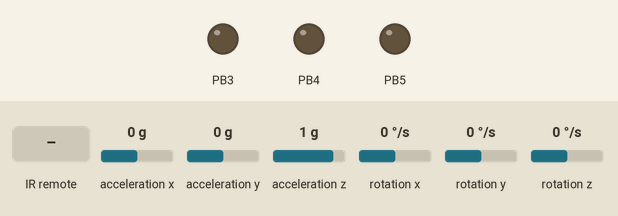
Simulated run of this sketch. Board: ATtiny85, built with avr-gcc and run on an emulated ATtiny85. Parts: output pins drawn as LEDs (lit = HIGH). Wiring (inferred from the names in the program): MPU-6050 motion sensor at I2C address 0x68. Inputs (shaded band) come from the test bench; at power-on: rotation z 0 °/s, acceleration x 0 g, acceleration y 0 g, acceleration z 1 g, rotation x 0 °/s, rotation y 0 °/s. Pins used as bus, display or sensor lines are not drawn.

Above: at 4.7 s.
4.8 s: infrared code 0x511DBB received
At 5.6 s:
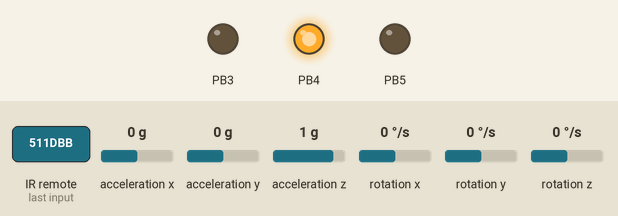
6.5 s: rotation z set to 192 °/s
9.5 s: rotation z set to -192 °/s
Timing chart, 0 to 12.5 s (numbered marks = the images above; inputs shaded):
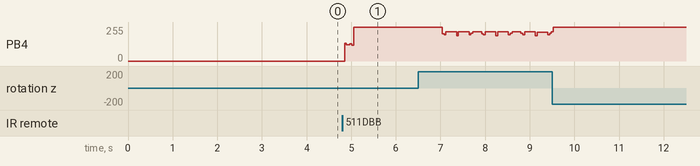

Measured:
- after the input at 4.8 s, PB4: 0/255 → 123/255 after 0.05 s, → 255/255 0.12 s later

The sketch:

listing_15_1.ino
```cpp
//Подключение библиотеки I2C шины.
#include <Wire.h>
//Подключение библиотеки удаленного управления.
#include "IRremote.h"
//Побключение библиотеки управления моторами.
#include "motor.h"
//Подключение библиотеки управления гироскопом.
#include "gyro_acsel.h"
// Порт для IR-приемника.
int RECV_PIN = 7;
// Создание IR-приемника.
IRrecv irrecv(RECV_PIN);
//Переменная для результатов IR-приемника.
decode_results results;
int diod_pin = 6;
//========================================
void setup()
{
  //запуск гироскопа.
  giroscop_setup();
  // Переменные – номера контактов (пинов) Arduino.
  // Для левых и правых моторов машинки.
  setup_motor_system(2, 3, 4, 5);
  _stop(); //Двигатели остановлены.
  // Запуск IR-приемника.
  //Расчет компенсации утечки нуля гироскопа.
  Calc_CompensatorZ(3000);
  //переводим пин светодиода в режим вывода.
  pinMode(diod_pin, OUTPUT);
  //Serial.begin(9600);
  digitalWrite(diod_pin, 1);
  delay(500);
  digitalWrite(diod_pin, 0);
  irrecv.enableIRIn();
}
// Основная программа.
void loop()
{
  bool start = false;
  while (!start)
  {
    if (irrecv.decode(&results))
    {
      //Если нажата кнопка "вперед" - стартуем
      if (results.value == 0x511DBB)
      {
        start = true;
        digitalWrite(diod_pin, 1);
      }
      irrecv.resume();
    }
  }
  //Выход на нужный радиус.
  // Время указано в микросекундах
  // и его нужно настроить экспериментально.
  forward_t(200000);
  // Поворот влево в движении
  // на 90 градусов.
  Angle_motion(90);

  while (start)
  {
    //Едет прямо  1000 микросекунд.
    forward_t(1000);
    //Поворачивает на 5 градусов
    Angle_motion(5);
    if (irrecv.decode(&results))
    {
      //Если нажата кнопка "стоп" - останавливаемся
      if (results.value == 0xD7E84B1B)
      {
        start = false;
        digitalWrite(diod_pin, 0);
      }
      irrecv.resume();
    }
  }
}
```

gyro_acsel.h
```cpp
// Библиотека для работы с протоколом I2C (порты A5/SCL и A4/SDA)
//#include <Wire.h>
//Коррекция склонения для акселерометра по Y
#define ACYSUMCORRECTION -0.95
//Коррекция склонения для акселерометра по X
#define ACXSUMCORRECTION -2.17

int PROG;
// упрощеный I2C адрес нашего гироскопа/акселерометра MPU-6050.
const int MPU_addr = 0x68;
// переменные для хранения данных возвращаемых прибором.
int16_t AcX, AcY, AcZ, Tmp, GyX, GyY, GyZ;
float AcYsum, AcXsum, GyXsum;
// Угол поворота вокруг оси Z.
float Ang_;
// Ускорения по осям  - для анализа наклона
float AcZtec, AcYtec, AcXtec;
float CompensatorZ, CompensatorX,CompensatorY,  CompensatorAcX;
unsigned long timer;
/////////////////////////////////////////////////////////////////////////
//// Считывание данных с mpu6050
/////////////////////////////////////////////////////////////////////////
void Data_mpu6050()
{
  Wire.beginTransmission(MPU_addr);
  Wire.write(0x3B);  //Готовим для чтения регистры  с адреса 0x3B.
  Wire.endTransmission(false);
  // Запрос 14 регистров.
  Wire.requestFrom(MPU_addr, 14, true);
  // 0x3B (ACCEL_XOUT_H) & 0x3C (ACCEL_XOUT_L)
  AcX = Wire.read() << 8 | Wire.read();
  // 0x3D (ACCEL_YOUT_H) & 0x3E (ACCEL_YOUT_L)
  AcY = Wire.read() << 8 | Wire.read();
  // 0x3F (ACCEL_ZOUT_H) & 0x40 (ACCEL_ZOUT_L)
  AcZ = Wire.read() << 8 | Wire.read();
  // 0x41 (TEMP_OUT_H) & 0x42 (TEMP_OUT_L)
  Tmp = Wire.read() << 8 | Wire.read();
  // 0x43 (GYRO_XOUT_H) & 0x44 (GYRO_XOUT_L)
  GyX = Wire.read() << 8 | Wire.read();
  // 0x45 (GYRO_YOUT_H) & 0x46 (GYRO_YOUT_L)
  GyY = Wire.read() << 8 | Wire.read();
  // 0x47 (GYRO_ZOUT_H) & 0x48 (GYRO_ZOUT_L)
  GyZ = Wire.read() << 8 | Wire.read();
}
/////////////////////////////////////////////////////////////////////////
/// Запуск гироскопа
/////////////////////////////////////////////////////////////////////////
void giroscop_setup()
{
  Wire.begin();
  Wire.beginTransmission(MPU_addr);
  Wire.write(0x6B);  // Производим запись в регистр энергосбережения MPU-6050
  Wire.write(0);     // устанавливем его в ноль
  Wire.endTransmission(true);
}
////////////////////////////////////////////////////////////
// задержка, но с расчетом изменения Z угла.
/////////////////////////////////////////////////////////////
void time_gyro(float mill_sec)
{
  unsigned long ms = mill_sec;
  unsigned long timer2;
  float m_t_d131;
  // unsigned long endtime = micros() + long(ms * 1000.0);
  unsigned long endtime = timer + long(ms * 1000.0);
  do {
    Data_mpu6050();
    timer2 = timer;
    timer = micros();
    m_t_d131 = (float)(timer - timer2) / 131000000.0;
    Ang_ = Ang_ + ((float)(GyZ) - CompensatorZ) * m_t_d131;
    AcYsum = (atan2(AcY, AcZ)) * RAD_TO_DEG+ACYSUMCORRECTION; //balancing_zerro;
    // Измерение наклона по Х.
    // Использование Комплементарного фильтра,
    // alfa - коэффициент фильтра.
    float alfa = 0.005;
    AcXtec = (1.0 - alfa) * (AcXtec + ((float)GyX - CompensatorX)* m_t_d131) + alfa * AcYsum;
    AcXsum = - (atan2(AcX, AcZ)) * RAD_TO_DEG+ACXSUMCORRECTION;//+balancing_zerro;
    // Измерение наклона по Y.
    // Использование Комплементарного фильтра,
    // alfa - коэффициент фильтра.
    AcYtec = (1.0 - alfa) * (AcYtec + ((float)GyY - CompensatorY) * m_t_d131) + alfa * AcXsum;
    } while (endtime > timer);
}
/////////////////////////////////////////////////////////////////////////
// Компенсация нуля гироскопа
void Calc_CompensatorZ(float mill_sec)
{
  long ms = mill_sec;
  float i = 0;
  CompensatorZ = 0;
    CompensatorX = 0;
    CompensatorY = 0;
  timer = micros();
  unsigned long endtime = micros() + long(ms * 1000.0);
  while (endtime > timer) {
    CompensatorZ += (float)(GyZ);
    CompensatorX += (float)(GyX);
    CompensatorY += (float)(GyY);
    timer = micros();
    Data_mpu6050();
    delayMicroseconds(100);
    i++;
  }
  CompensatorZ /= i;
  CompensatorX /= i;
  CompensatorY /= i;
}
/////////////////////////////////////////////////////////////////////////
// Ехать вперед заданное время. ////////
/////////////////////////////////////////////////////////////////////////
void forward_t( long microsec)
{
  bool flag = false;
  microsec = microsec + micros();
  long microsec_begin_tormog = microsec;
  float Ang_2 = Ang_;
  do {
    if (Ang_ < (-1.0 + Ang_2)) {
      forward_left(); time_gyro(0.5);
    }
    else if (Ang_ > (1.0 + Ang_2)) {
      forward_right(); time_gyro(0.5);
    }
    else {
      forward(); time_gyro(0.5); _stop(); time_gyro(0.8);
    }
  } while (microsec > micros());
  _stop();
  time_gyro(0.5);
}
/////////////////////////////////////////////////////////////////////////
// Ехать назад заданное время. ////////
/////////////////////////////////////////////////////////////////////////
void backward_t(unsigned long microsec)
{
  bool flag = false;
  microsec = microsec + micros();
  long microsec_begin_tormog = microsec;
  float Ang_2 = Ang_;
  do {
    if (Ang_ < (-1.0 + Ang_2)) {
      backward_right(); time_gyro(0.5);
    }
    else if (Ang_ > (1.0 + Ang_2)) {
      backward_left(); time_gyro(0.5);
    }
    else {
      backward(); time_gyro(0.5);
    }
  } while (microsec > micros());
  _stop();
  time_gyro(0.5);
}
/////////////////////////////////////////////////////////////////////////
// Поворот на заданный угол. ////////
/////////////////////////////////////////////////////////////////////////
void Angle(float ang)
{
  bool flag = false;
  float Ang_2 = Ang_;
  //возможно стоит уменьшить скорость, если угол маленький.
  if (ang == 0) return;
  if (ang < 0)
  {
    do {
      right(); time_gyro(0.5); _stop(); time_gyro(0.5);
    } while (Ang_ > (ang + Ang_2));
  }
  else
  {
    do {
      left(); time_gyro(0.5); _stop(); time_gyro(0.5);
    } while (Ang_ < (ang + Ang_2));
  }
  _stop();
  Ang_2 = Ang_ - (ang + Ang_2);
  if (abs(Ang_2) > 1.0)
    Angle(-Ang_2);
}

/////////////////////////////////////////////////////////////////////////
// Поворот на заданный угол при движении вперед. ////////
/////////////////////////////////////////////////////////////////////////
void Angle_motion(float ang)
{
  bool flag = false;
  float Ang_2 = Ang_;
  //возможно стоит уменьшить скорость, если угол маленький.
  if (ang == 0) return;
  if (ang < 0)
  {
    do {
      forward_right(); time_gyro(0.5); //_stop(); time_gyro(0.5);
    } while (Ang_ > (ang + Ang_2));
  }
  else
  {
    do {
      forward_left(); time_gyro(0.5); //_stop(); time_gyro(0.5);
    } while (Ang_ < (ang + Ang_2));
  }
  _stop();
}
/////////////////////////////////////////////////////////////////////////
//Держать угол определенное время
/////////////////////////////////////////////////////////////////////////
void Angle_t( long microsec)
{
  //time_razgon
  bool flag = false;
  microsec = microsec + micros();
  long microsec_begin_tormog = microsec ;
  float Ang_t = Ang_;
  _stop();
  do {
    if (Ang_ < (Ang_t - 1.0))   {
      left();   time_gyro(1);   _stop();
    }
    else if (Ang_ > (Ang_t + 1.0)) {
      right();       time_gyro(1);       _stop();
    } else   _stop(); time_gyro(1);
  } while (microsec > micros());
  _stop(); time_gyro(10);
}
```

ir_RC5_RC6.cpp
```cpp
#include "IRremote.h"
#include "IRremoteInt.h"

//+=============================================================================
// Gets one undecoded level at a time from the raw buffer.
// The RC5/6 decoding is easier if the data is broken into time intervals.
// E.g. if the buffer has MARK for 2 time intervals and SPACE for 1,
// successive calls to getRClevel will return MARK, MARK, SPACE.
// offset and used are updated to keep track of the current position.
// t1 is the time interval for a single bit in microseconds.
// Returns -1 for error (measured time interval is not a multiple of t1).
//
#if (DECODE_RC5 || DECODE_RC6)
int  IRrecv::getRClevel (decode_results *results,  int *offset,  int *used,  int t1)
{
	int  width;
	int  val;
	int  correction;
	int  avail;

	if (*offset >= results->rawlen)  return SPACE ;  // After end of recorded buffer, assume SPACE.
	width      = results->rawbuf[*offset];
	val        = ((*offset) % 2) ? MARK : SPACE;
	correction = (val == MARK) ? MARK_EXCESS : - MARK_EXCESS;

	if      (MATCH(width, (  t1) + correction))  avail = 1 ;
	else if (MATCH(width, (2*t1) + correction))  avail = 2 ;
	else if (MATCH(width, (3*t1) + correction))  avail = 3 ;
	else                                         return -1 ;

	(*used)++;
	if (*used >= avail) {
		*used = 0;
		(*offset)++;
	}

	DBG_PRINTLN( (val == MARK) ? "MARK" : "SPACE" );

	return val;
}
#endif

//==============================================================================
// RRRR    CCCC  55555
// R   R  C      5
// RRRR   C      5555
// R  R   C          5
// R   R   CCCC  5555
//
// NB: First bit must be a one (start bit)
//
#define MIN_RC5_SAMPLES     11
#define RC5_T1             889
#define RC5_RPT_LENGTH   46000

//+=============================================================================
#if SEND_RC5
void  IRsend::sendRC5 (unsigned long data,  int nbits)
{
	// Set IR carrier frequency
	enableIROut(36);

	// Start
	mark(RC5_T1);
	space(RC5_T1);
	mark(RC5_T1);

	// Data
	for (unsigned long  mask = 1UL << (nbits - 1);  mask;  mask >>= 1) {
		if (data & mask) {
			space(RC5_T1); // 1 is space, then mark
			mark(RC5_T1);
		} else {
			mark(RC5_T1);
			space(RC5_T1);
		}
	}

	space(0);  // Always end with the LED off
}
#endif

//+=============================================================================
#if DECODE_RC5
bool  IRrecv::decodeRC5 (decode_results *results)
{
	int   nbits;
	long  data   = 0;
	int   used   = 0;
	int   offset = 1;  // Skip gap space

	if (irparams.rawlen < MIN_RC5_SAMPLES + 2)  return false ;

	// Get start bits
	if (getRClevel(results, &offset, &used, RC5_T1) != MARK)   return false ;
	if (getRClevel(results, &offset, &used, RC5_T1) != SPACE)  return false ;
	if (getRClevel(results, &offset, &used, RC5_T1) != MARK)   return false ;

	for (nbits = 0;  offset < irparams.rawlen;  nbits++) {
		int  levelA = getRClevel(results, &offset, &used, RC5_T1);
		int  levelB = getRClevel(results, &offset, &used, RC5_T1);

		if      ((levelA == SPACE) && (levelB == MARK ))  data = (data << 1) | 1 ;
		else if ((levelA == MARK ) && (levelB == SPACE))  data = (data << 1) | 0 ;
		else                                              return false ;
	}

	// Success
	results->bits        = nbits;
	results->value       = data;
	results->decode_type = RC5;
	return true;
}
#endif

//+=============================================================================
// RRRR    CCCC   6666
// R   R  C      6
// RRRR   C      6666
// R  R   C      6   6
// R   R   CCCC   666
//
// NB : Caller needs to take care of flipping the toggle bit
//
#define MIN_RC6_SAMPLES      1
#define RC6_HDR_MARK      2666
#define RC6_HDR_SPACE      889
#define RC6_T1             444
#define RC6_RPT_LENGTH   46000

#if SEND_RC6
void  IRsend::sendRC6 (unsigned long data,  int nbits)
{
	// Set IR carrier frequency
	enableIROut(36);

	// Header
	mark(RC6_HDR_MARK);
	space(RC6_HDR_SPACE);

	// Start bit
	mark(RC6_T1);
	space(RC6_T1);

	// Data
	for (unsigned long  i = 1, mask = 1UL << (nbits - 1);  mask;  i++, mask >>= 1) {
		// The fourth bit we send is a "double width trailer bit"
		int  t = (i == 4) ? (RC6_T1 * 2) : (RC6_T1) ;
		if (data & mask) {
			mark(t);
			space(t);
		} else {
			space(t);
			mark(t);
		}
	}

	space(0);  // Always end with the LED off
}
#endif

//+=============================================================================
#if DECODE_RC6
bool  IRrecv::decodeRC6 (decode_results *results)
{
	int   nbits;
	long  data   = 0;
	int   used   = 0;
	int   offset = 1;  // Skip first space

	if (results->rawlen < MIN_RC6_SAMPLES)  return false ;

	// Initial mark
	if (!MATCH_MARK(results->rawbuf[offset++],  RC6_HDR_MARK))   return false ;
	if (!MATCH_SPACE(results->rawbuf[offset++], RC6_HDR_SPACE))  return false ;

	// Get start bit (1)
	if (getRClevel(results, &offset, &used, RC6_T1) != MARK)   return false ;
	if (getRClevel(results, &offset, &used, RC6_T1) != SPACE)  return false ;

	for (nbits = 0;  offset < results->rawlen;  nbits++) {
		int  levelA, levelB;  // Next two levels

		levelA = getRClevel(results, &offset, &used, RC6_T1);
		if (nbits == 3) {
			// T bit is double wide; make sure second half matches
			if (levelA != getRClevel(results, &offset, &used, RC6_T1)) return false;
		}

		levelB = getRClevel(results, &offset, &used, RC6_T1);
		if (nbits == 3) {
			// T bit is double wide; make sure second half matches
			if (levelB != getRClevel(results, &offset, &used, RC6_T1)) return false;
		}

		if      ((levelA == MARK ) && (levelB == SPACE))  data = (data << 1) | 1 ;  // inverted compared to RC5
		else if ((levelA == SPACE) && (levelB == MARK ))  data = (data << 1) | 0 ;  // ...
		else                                              return false ;            // Error
	}

	// Success
	results->bits        = nbits;
	results->value       = data;
	results->decode_type = RC6;
	return true;
}
#endif
```

motor.h
```cpp
// Объявляем переменные для хранения состояния двух моторов.
int motor_L1, motor_L2;
int motor_R1, motor_R2;
//===============================================
// Функция инициализации управления моторами.
void setup_motor_system(int L1, int  L2, int  R1, int R2)
{
  // Заносятся в переменные номера контактов (пинов) Arduino.
  motor_L1 = L1; motor_L2 = L2;
  // Для левых и правых моторов робота.
  motor_R1 = R1; motor_R2 = R2;
  // Переводятся указанные порты в состояние вывода данных.
  pinMode(motor_L1, OUTPUT);
  pinMode(motor_L2, OUTPUT);
  pinMode(motor_R1, OUTPUT);
  pinMode(motor_R2, OUTPUT);
}
//===============================================
// движение вперед.
void forward()
{
  // Если двигатель будет работать не в ту сторону,
  // поменять на нем контакты местами.
  digitalWrite(motor_L1, HIGH);
  digitalWrite(motor_L2, LOW);
  digitalWrite(motor_R1, HIGH);
  digitalWrite(motor_R2, LOW);
}
//===============================================
// Поворот налево с блокировкой левых колес.
void forward_left()
{
  // блокировка вращения левых колес.
  digitalWrite(motor_L1, LOW);
  digitalWrite(motor_L2, LOW);
  // правые колеса вращаются.
  digitalWrite(motor_R1, HIGH);
  digitalWrite(motor_R2, LOW);
}
//===============================================
// Поворот направо с блокировкой правых колес.
void forward_right()
{
  // левые колеса вращаются.
  digitalWrite(motor_L1, HIGH);
  digitalWrite(motor_L2, LOW);
  // блокировка вращения правых колес.
  digitalWrite(motor_R1, LOW);
  digitalWrite(motor_R2, LOW);
}
// Поворот налево на месте.
void left()
{
  // левые колеса вращаются назад.
  digitalWrite(motor_L1, LOW);
  digitalWrite(motor_L2, HIGH);
  // правые колеса вращаются вперед.
  digitalWrite(motor_R1, HIGH);
  digitalWrite(motor_R2, LOW);
}
//===============================================
// Поворот направо на месте.
void right()
{
  // левые колеса вращаются вперед.
  digitalWrite(motor_L1, HIGH);
  digitalWrite(motor_L2, LOW);
  // правые колеса вращаются назад.
  digitalWrite(motor_R1, LOW);
  digitalWrite(motor_R2, HIGH);
}


// Включаем движение назад.
void backward()
{
  // Смена направления вращения двигателей.
  digitalWrite(motor_L2, HIGH);
  digitalWrite(motor_L1, LOW);
  digitalWrite(motor_R2, HIGH);
  digitalWrite(motor_R1, LOW);
}
//===============================================
// Включаем движение назад.
void backward_left()
{
  // Смена направления вращения двигателей.
  digitalWrite(motor_L2, LOW);
  digitalWrite(motor_L1, HIGH);
  digitalWrite(motor_R2, HIGH);
  digitalWrite(motor_R1, LOW);
}
//===============================================
// Включаем движение назад.
void backward_right()
{
  // Смена направления вращения двигателей.
  digitalWrite(motor_L2, HIGH);
  digitalWrite(motor_L1, LOW);
  digitalWrite(motor_R2, LOW);
  digitalWrite(motor_R1, HIGH);
}
//===============================================


void _stop()
{
  // Блокировка всех колес.
  digitalWrite(motor_L2, LOW);
  digitalWrite(motor_L1, LOW);
  digitalWrite(motor_R2, LOW);
  digitalWrite(motor_R1, LOW);
}
```
